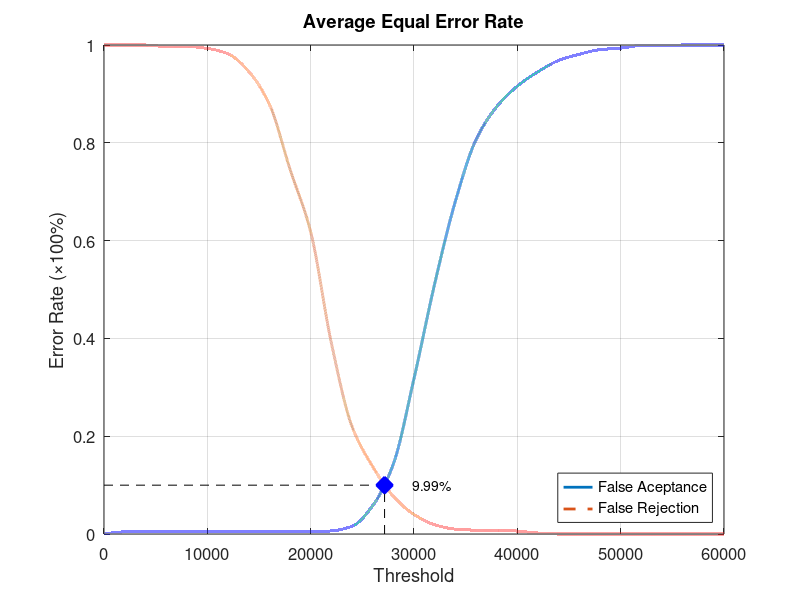
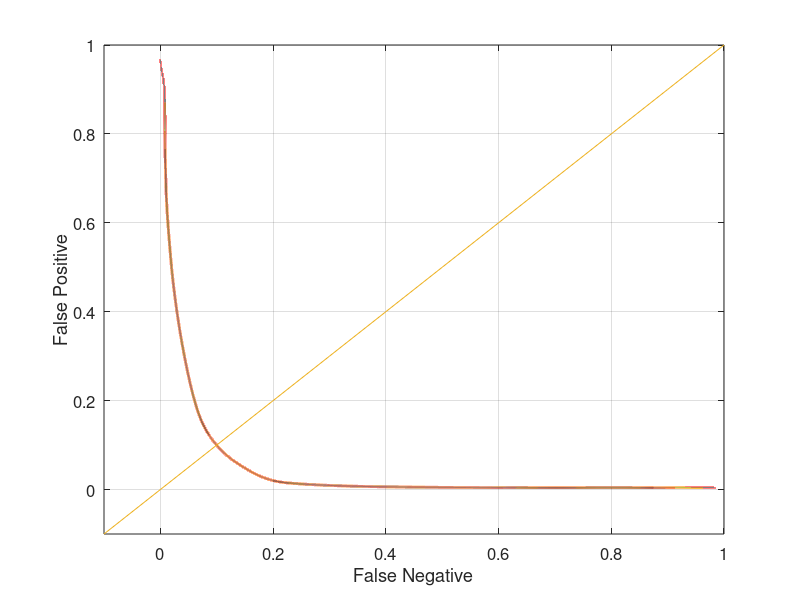

Write the MATLAB code that produced these figures, in order.
function yEER = Database2Average
close all;
clear;
clc;
x = 0:2000:60000;
xq = 0:0.5:60000;

y0 = [0 0.00421053 0.00421053 0.00421053 0.00421053 0.00421053 0.00421053 0.00421053 0.00421053 0.00421053 0.00421053 0.00631579 0.0157895 0.0578947 0.143158 0.317895 0.511579 0.68 0.806316 0.873684 0.915789 0.945263 0.968421 0.981053 0.990526 0.993684 0.998947 0.998947 1 1 1];
yy0 = interp1(x, y0, xq, 'pchip');
y1 = [1 1 1 0.997 0.997 0.993 0.982 0.946 0.879 0.746 0.618 0.391 0.22 0.138 0.077 0.04 0.019 0.01 0.008 0.008 0.006 0.002 0 0 0 0 0 0 0 0 0];
yy1 = interp1(x, y1, xq, 'pchip');

% Calculating EER: 
y2 = abs(y0 - y1);
find(y2 == min(y2))
yy2 = abs(yy0 - yy1);
xEER = find(yy2 == min(yy2));
xEERIndex = xq(xEER) % X-axis EER
yEER = yy0(xEER) % Y-axis EER

main = figure
plot(xq, yy0,'-','LineWidth', 2);	hold on
plot(xq, yy1,'--','LineWidth', 2);	hold on
plot([xEERIndex xEERIndex], [0 yEER], 'k--');	hold on
plot([0 xEERIndex], [yEER yEER], 'k--');	hold on
plot(xEERIndex, yEER, 'bx', 'LineWidth', 10);	hold on
text(xEERIndex + 10 * xEERIndex / 100, yEER, [num2str(round((10000 * yEER)) / 100) '%'])
legend('False Aceptance', 'False Rejection', 'Location', 'SouthEast')
xlabel('Threshold')
ylabel('Error Rate (\times100%)')
title('Average Equal Error Rate')
set(gca, 'FontSize', 12)
axis([0 60000 0 1])
grid on

print(main, 'Database2AverageMain', '-dpng');
FNRxFPR = figure('Color', [1 1 1]);
plot(yy1, yy0, '-', yy1, yy0, 'LineWidth', 2);
hold on
y = -0.1:0.1:1
plot(y, y); 
set(gca, 'FontSize', 12)
xlabel('False Negative')
ylabel('False Positive')
axis([-0.1 1 -0.1 1])
set(gca, 'FontSize', 12)
grid on

print(FNRxFPR, 'Database2AverageFNRxFPR','-dpng');
end
